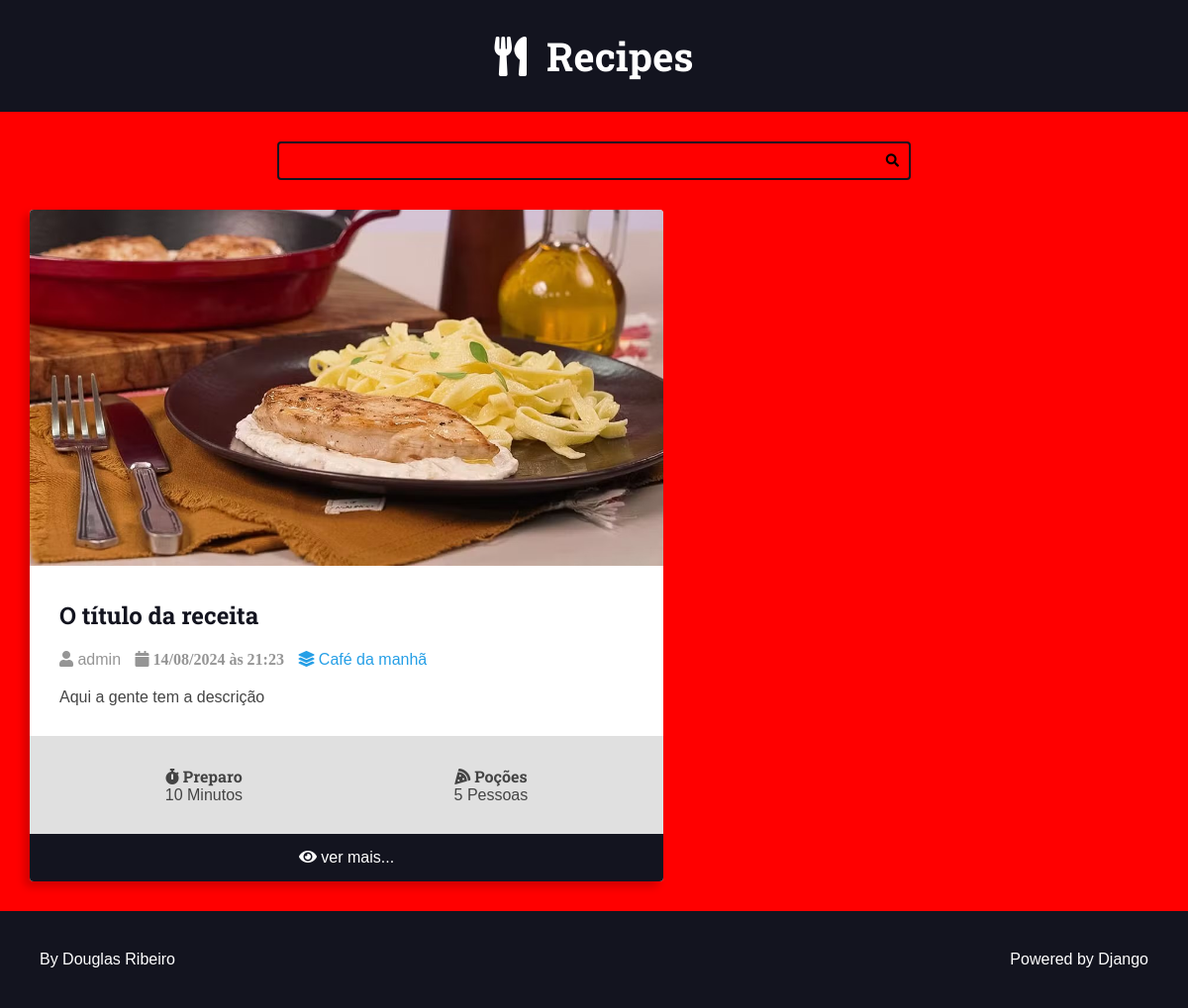
Page /recipes/category/1/ on the committed database.
### recipes/models.py (models this page shows, shortened)
class Recipe(models.Model):
    title = models.CharField(max_length=65)
    description = models.CharField(max_length=165)
    slug = models.SlugField()
    preparation_time = models.IntegerField()
    preparation_time_unit = models.CharField(max_length=165)
    servings = models.IntegerField()
    servings_unit = models.CharField(max_length=165)
    preparation_steps = models.TextField()
    preparation_steps_is_html = models.BooleanField(default=False)
    created_at = models.DateTimeField(auto_now_add=True)
    updated_at = models.DateTimeField(auto_now=True)
    is_published = models.BooleanField(default=False)
    cover = models.ImageField(upload_to='recipes/covers/%Y/%m/%d/', blank=True, default='')
    category = models.ForeignKey(Category,on_delete=models.SET_NULL, null=True,  blank=True, default=None,)
    author = models.ForeignKey(User, on_delete=models.SET_NULL, null=True)

class Category(models.Model):
    name = models.CharField(max_length=65)

### recipes/views.py (the view)
# urls.py: path('recipes/category/<int:category_id>/', views.category, name='category'),
def category(request, category_id):
    recipes = get_list_or_404(Recipe.objects.filter(category__id=category_id, is_published=True).order_by('-id'))
    return render(request, 'recipes/pages/category.html', context={
        'recipes': recipes,
        'title' : f'{recipes[0].category.name} - Category |',
    })

### recipes/templates/recipes/pages/category.html (shortened to what this page needs)
{% extends "global/base.html" %}
{% block content %}
    <div class="main-content main-content-list container">
        {% for recipe in recipes %}
            {% include "recipes/partials/recipe.html" %}
        {% endfor %}
    </div>
{% endblock content %}

### recipes/templates/recipes/partials/recipe.html (shortened to what this page needs)
<div class="recipe recipe-list-item">
    {% if recipe.cover %}
        <div class="recipe-cover">
            <a href="{% url 'recipes:recipe' recipe.id %}">
                <img src="{{recipe.cover.url}}" alt="Temporário">
            </a>
    {% endif %}
    </div>
    <div class="recipe-title-container">
        <h2 class="recipe-title">
            <a href="{% url 'recipes:recipe' recipe.id %}">
                {{ recipe.title }}
            </a>
        </h2>
    </div>
    <div class="recipe-author">
    {% if recipe.author is not one %}
        <span class="recipe-author-item">
            <i class="fas fa-user"></i>
            {% if recipe.author.first_name %}
                {{ recipe.author.first_name }} {{ recipe.author.last_name}}
            {% else %}
                {{ recipe.author.username }}
            {% endif %}
        </span>
    {% endif %}
    <span class="recipe-author-item">
        <i class="fas fa-calendar alt">
            {{recipe.created_at|date:"d/m/Y"}} às {{recipe.created_at|date:"H:i"}}
        </i>
    </span>
    {% if  recipe.category is not None %}
        <span class="recipe-author-item">
            <a href="{% url 'recipes:category' recipe.category.id %}">
                <i class="fas fa-layer-group"></i>
                <span>{{recipe.category.name}}</span>
            </a>
        </span>
    {% endif %}
    </div>
    <div class="recipe-content">
        <p>{{recipe.description}}</p>
    </div>
    <div class="recipe-meta-container">
        <div class="recipe-meta recipe-preparation">
            <h3 class="recipe-meta-title">
                <i class="fas fa-stopwatch"></i> Preparo</h3>
            <div class="recipe-meta-text">
                {{recipe.preparation_time}} {{recipe.preparation_time_unit}}
            </div>
        </div>
        <div class="recipe-meta recipe-servings">
            <h3 class="recipe-meta-title"><i class="fas fa-pizza-slice"></i> Poções </h3>
            <div class="recipe-meta-text">
                {{recipe.servings}} {{recipe.servings_unit}}
            </div>
        </div>
    </div>
    {% if is_detail_page is not True %}
        <footer class="recipe-footer">
            <a href="{% url 'recipes:recipe' recipe.id %}" class="recipe-read-more button button-dark button-full-width">
                <i class="fas fa-eye"></i>
                <span>ver mais...</span>
            </a>
        </footer>
    {% endif %}
</div>

### recipes/static/recipes/css/styles.css (style rules this page uses)
:root { --color-primary: #269fe6; --color-primary-hover: #2086c2; --color-primary-dark: #13141f; --color-primary-dark-hover: #212336; --color-primary-light: #d4ecfa; --color-primary-light-hover: #bdd8e7; --color-white: #fff; --color-black: #000; --color-dark-text: #444; --color-info-light: #cce5ff; --color-debug-light: #cce5ff; --color-success-light: #d4edda; --color-alert-light: #fff3cd; --color-warning-light: #fff3cd; --color-error-light: #f8d7da; --color-info-dark: #4d86c4; --color-debug-dark: #4d86c4; --color-success-dark: #4a9c5d; --color-alert-dark: #927f40; --color-warning-dark: #927f40; --color-error-dark: #da525d; --color-gray-0: #f9f9f9; --color-gray-1: #e0e0e0; --color-gray-2: #c7c7c7; --color-gray-3: #aeaeae; --color-gray-4: #959595; --color-gray-5: #7d7d7d; --color-gray-6: #646464; --color-gray-7: #4b4b4b; --color-gray-8: #323232; --color-gray-9: #191919; --font-primary: sans-serif; --font-headings: 'Roboto Slab', serif; --spacing-gutter-medium: 3rem; --spacing-gutter-large: 4rem; }
* { padding: 0; margin: 0; box-sizing: border-box; }
html { font-size: 62.5%; }
body { font-size: 1.6rem; font-family: var(--font-primary); background: var(--color-gray-1); color: var(--color-dark-text); }
h1,h2,h3,h4,h5,h6 { font-family: var(--font-headings); }
.container { max-width: 144rem; margin: 0 auto; padding: var(--spacing-gutter-medium); }
.main-content { padding-top: 0; }
.main-content-list { display: grid; grid-template-columns: repeat(auto-fit,minmax(340px, 1fr)); gap: var(--spacing-gutter-large); }
.recipe { background: var(--color-white); box-shadow: -5px 5px 10px rgba(0,0,0,0.2); transform: scale(1); transition: all 300ms ease-in-out; border-radius: 0.4rem; overflow: hidden; }
.recipe img { max-width: 100%; }
.recipe-list-item { max-width: 64rem; height: fit-content; }
.recipe-title-container { padding: var(--spacing-gutter-medium); padding-bottom: 2rem; }
.recipe-title-container a { text-decoration: none; color: var(--color-primary-dark); }
.recipe-author { padding: 0 var(--spacing-gutter-medium); }
.recipe-content { padding: var(--spacing-gutter-medium); padding-top: 2rem; }
.recipe-author-item { color: var(--color-gray-4); margin-right: 1rem; }
.recipe-author a { color: var(--color-primary); transition: all 300ms ease-in-out; text-decoration: none; }
.recipe-meta-container { display: flex; flex-flow: row wrap; padding: var(--spacing-gutter-medium); background: var(--color-gray-1); }
.recipe-meta { display: flex; flex-flow: column nowrap; flex-shrink: 1; flex-grow: 1; text-align: center; }
.recipe-meta-title { font-family: var(--font-headings); font-size: 1.6rem; margin: 0; }
.recipe-footer a { background: var(--color-primary-dark); display: block; color: var(--color-white); text-decoration: none; text-align: center; padding: 1.5rem var(--spacing-gutter-medium); transition: all 300ms ease-in-out; }

### recipes/base_static/global/css/global-style.css (style rules this page uses)
body { background: red; }

### rows in the picture
Recipe: cover (picture), title "O título da receita", author.username "admin", created_at "14/08/2024", created_at "21:23", category.name "Café da manhã", description "Aqui a gente tem a descrição", preparation_time "10", preparation_time_unit "Minutos", servings "5", servings_unit "Pessoas"
